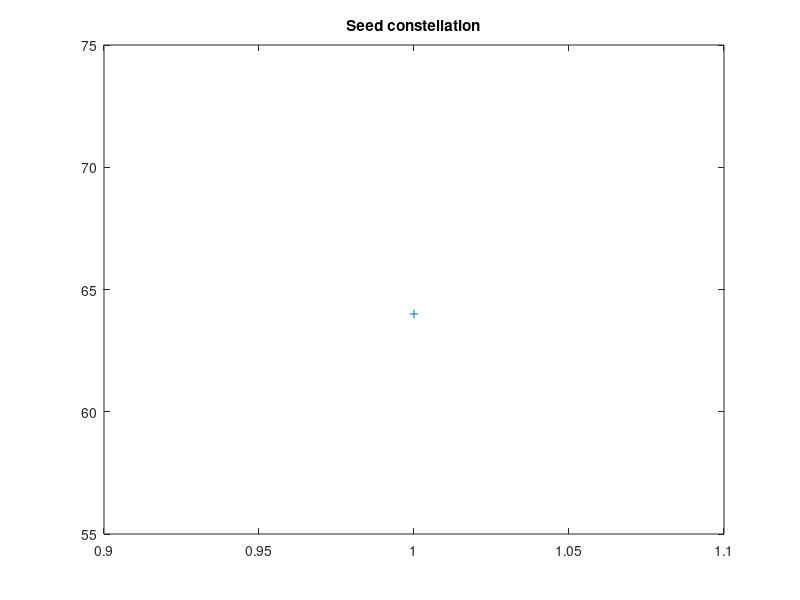

Write the MATLAB code that produced this figure. (Note: this script raises an error after producing the figure.)
%Generate a 16-QAM optimised constellation, visualise it with decision
%regions and display pdf

M=64;
iterations=32;
noisevar=0.1;
gridsize=3;
gridpoints=256;

figure;;
plot(M,'+')
title('Seed constellation');

[ constellation, grid, nearestpoint,  informations,ypdf]=LloydsOptimise(-M,iterations,noisevar,gridsize,gridpoints);

figure;
ConstellationVisualise(constellation,nearestpoint,gridsize,gridpoints);
title('64-QAM optimised constellation')

figure;
plot(informations);
title(sprintf('%d-QAM, noisevar=%.1f, gridsize=%d, gridpoints=%d',numel(M),noisevar,gridsize,gridpoints));
xlabel('Iteration number')
ylabel('Mutual information (nats)')

figure;
mesh(real(grid),imag(grid),ypdf);
title('pdf of constellation in white noise')
